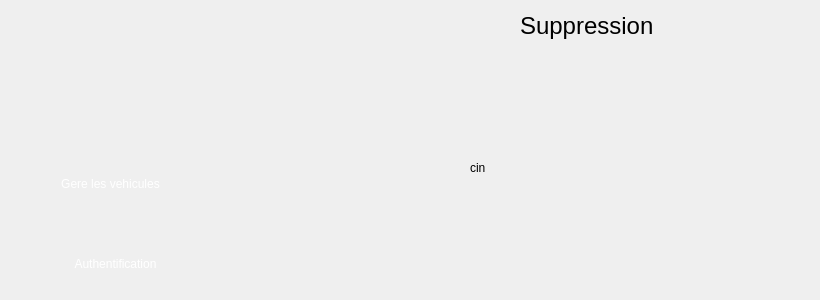
    <widget class="QWidget" name="page9">
     <widget class="QPushButton" name="pushButton_21">
      <property name="geometry">
       <rect>
        <x>30</x>
        <y>250</y>
        <width>171</width>
        <height>28</height>
       </rect>
      </property>
      <property name="styleSheet">
       <string notr="true">

background-color: transparent;
	font: 10pt &quot;Segoe UI Historic&quot;;
	color: rgb(255, 255, 255);
background: none;
border: none;
background-repeat: none;
</string>
      </property>
      <property name="text">
       <string>Authentification</string>
      </property>
     </widget>
     <widget class="QPushButton" name="pushButton_22">
      <property name="geometry">
       <rect>
        <x>30</x>
        <y>170</y>
        <width>161</width>
        <height>28</height>
       </rect>
      </property>
      <property name="styleSheet">
       <string notr="true">

background-color: transparent;
	font: 10pt &quot;Segoe UI Historic&quot;;
	color: rgb(255, 255, 255);
background: none;
border: none;
background-repeat none;
</string>
      </property>
      <property name="text">
       <string>Gere les vehicules</string>
      </property>
     </widget>
     <widget class="QLabel" name="label_24">
      <property name="geometry">
       <rect>
        <x>520</x>
        <y>0</y>
        <width>291</width>
        <height>51</height>
       </rect>
      </property>
      <property name="font">
       <font>
        <pointsize>18</pointsize>
       </font>
      </property>
      <property name="styleSheet">
       <string notr="true">background: none;;
background-repeat: none;
</string>
      </property>
      <property name="text">
       <string>Suppression</string>
      </property>
     </widget>
     <widget class="QLabel" name="selected2_21">
      <property name="geometry">
       <rect>
        <x>-10</x>
        <y>240</y>
        <width>231</width>
        <height>51</height>
       </rect>
      </property>
      <property name="styleSheet">
       <string notr="true">
background-color: transparent;
background: none;
	border-image: url(:/selected2.png);
border: none;
background-repeat: none;
</string>
      </property>
      <property name="text">
       <string/>
      </property>
     </widget>
     <widget class="QLabel" name="label_25">
      <property name="geometry">
       <rect>
        <x>470</x>
        <y>160</y>
        <width>56</width>
        <height>16</height>
       </rect>
      </property>
      <property name="styleSheet">
       <string notr="true">background : none; </string>
      </property>
      <property name="text">
       <string>cin</string>
      </property>
     </widget>
     <zorder>selected2_21</zorder>
     <zorder>pushButton_21</zorder>
     <zorder>pushButton_22</zorder>
     <zorder>label_24</zorder>
     <zorder>label_25</zorder>
    </widget>
